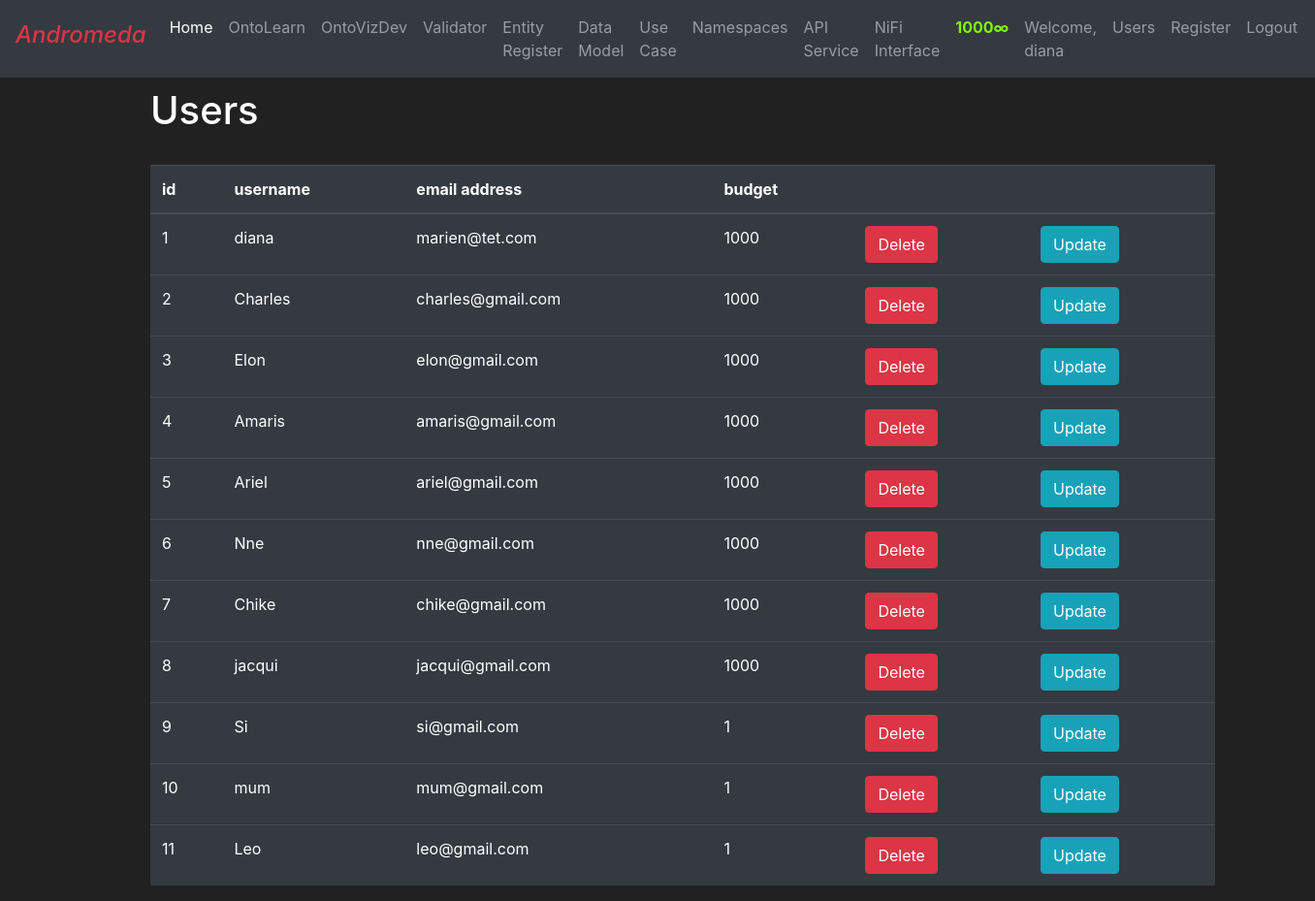
Page /users (signed in) on the earlier database version.
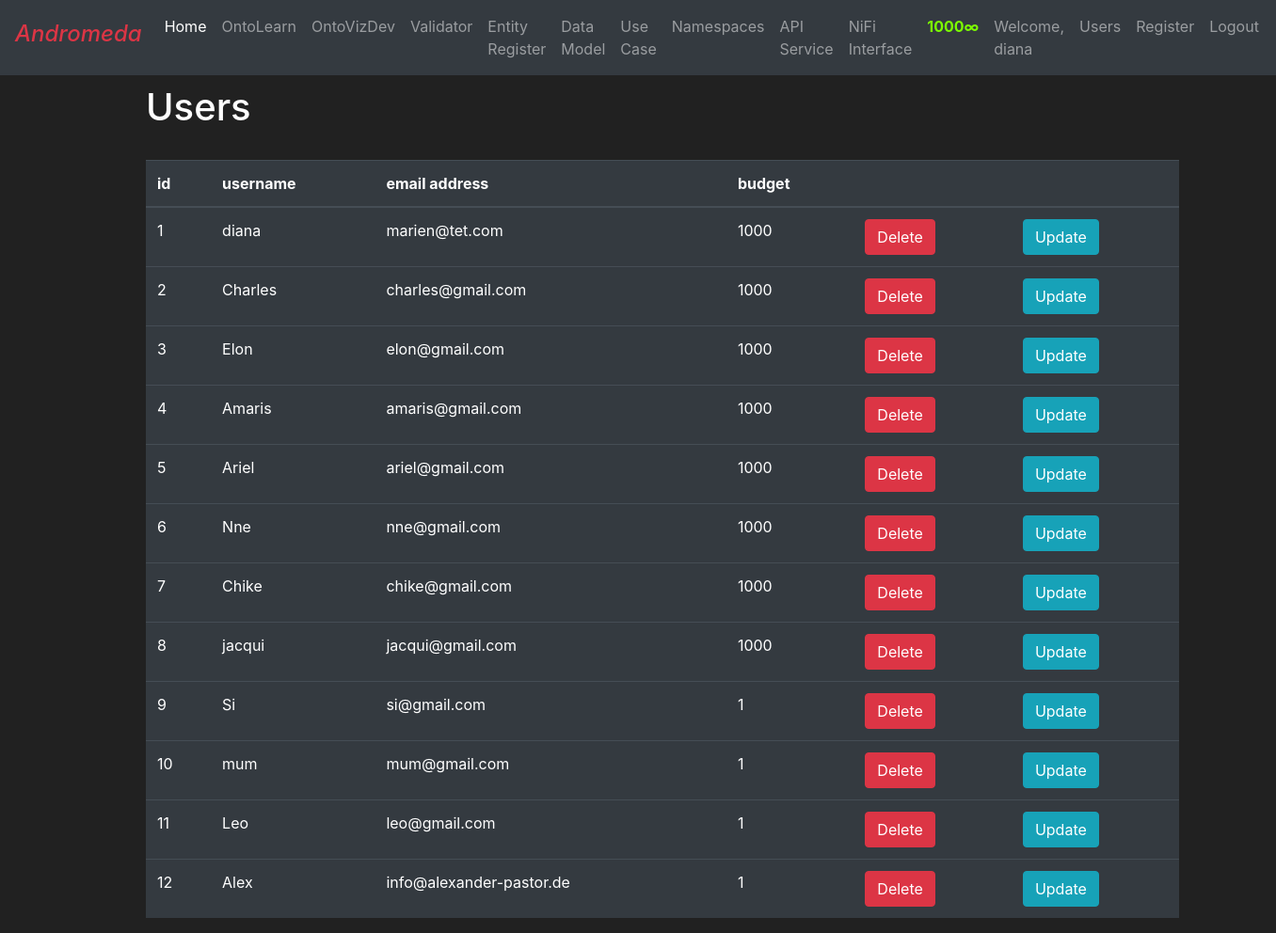
Same page on the later database version.
### ontoML/models.py (models this page shows, shortened)
class User(db.Model, UserMixin):
    id = db.Column(db.Integer(), primary_key=True)
    username = db.Column(db.String(length=30), nullable=False, unique=True)
    email_address = db.Column(db.String(length=50), nullable=False, unique=True)
    password_hash = db.Column(db.String(length=60), nullable=False)
    budget = db.Column(db.Integer(), nullable=False, default=1)
    items = db.relationship('Item', backref='owned_user', lazy=True)
    @property
    def password(self):
        return self.password
    @property
    def prettier_budget(self):
        if len(str(self.budget)) > 4:
            return f'{str(self.budget)[:-3]}, {str(self.budget)[-3:]}∞'
        else:
            return f"{self.budget}∞"

### ontoML/auth.py (the view)
@app.route("/users")
@login_required
def users_page():
    try:
        users = User.query.all()
        return render_template('users.html', users=users)
    except:
        flash('No user database table found!', category='danger')
        return redirect(url_for('userRegister_page'))

### ontoML/models.py (called while the page is built)
@loging_manager.user_loader
def load_user(user_id):
    return User.query.get(int(user_id))

### ontoML/templates/users.html (shortened to what this page needs)
{% extends 'base.html'%}
{% block content %}
<div class="row" style="margin-top:10px; margin-left:140px" >
    <div class="col-11">
      <div class="content">
        <h1>Users</h1>
        <br>
        <table class="table table-hover table-dark">
               <thead>
                   <tr>
                       <th scope="col">id</th>
                       <th scope="col">username</th>
                       <th scope="col">email address</th>
                       <th scope="col">budget</th>
                       <th scope="col"></th>
                       <th scope="col"></th>
                   </tr>
               </thead>
               <tbody>
                       {% for user in users %}
                           <tr>
                               <td>{{ user.id }}</td>
                               <td>{{ user.username }}</td>
                               <td>{{ user.email_address }}</td>
                               <td>{{ user.budget }}</td>
                               <td>
                                   <button class="btn btn-outline btn-danger">Delete</button>
                               </td>
                               <td>
                                   <button class="btn btn-outline btn-info">Update</button>
                               </td>
                           </tr>
                       {% endfor %}
               </tbody>
        </table>
      </div>
    </div>
</div>
{% endblock %}

### ontoML/templates/base.html (shortened to what this page needs)
<!doctype html>
<html lang="en">
   <head>
      <link rel="stylesheet" href="https://cdn.jsdelivr.net/npm/bootstrap@4.5.3/dist/css/bootstrap.min.css">
   </head>
   <body>
        <nav class="navbar navbar-expand-md navbar-dark bg-dark">
          <a class="navbar-brand text-danger font-italic" href="{{ url_for('home_page') }}"><h4>Andromeda</h4></a>
          <div class="collapse navbar-collapse" id="navbarNav">
            <ul class="navbar-nav mr-auto">
                <li class="nav-item active">
                    <a class="nav-link" href="{{ url_for('home_page') }}">Home <span class="sr-only">(current)</span></a>
                </li>
                 <li class="nav-item">
                    <a class="nav-link" href="{{ url_for('ontology_page') }}">OntoLearn</a>
                </li>
                 <li class="nav-item">
                    <a class="nav-link" href="{{ url_for('entityRegister_page') }}">OntoVizDev</a>
                </li>
                 <li class="nav-item">
                    <a class="nav-link" href="{{ url_for('sparqlquery_page') }}">Validator</a>
                </li>
                <li class="nav-item">
                    <a class="nav-link" href="{{ url_for('entityRegister_page') }}">Entity Register</a>
                </li>
                <li class="nav-item">
                    <a class="nav-link" href="{{ url_for('datamodel_page') }}">Data Model</a>
                </li>
                 <li class="nav-item">
                    <a class="nav-link" href="{{ url_for('use_case_page') }}">Use Case</a>
                </li>
                <li class="nav-item">
                    <a class="nav-link" href="{{ url_for('namespaces_page') }}">Namespaces</a>
                </li>
                <li class="nav-item">
                    <a class="nav-link" href="{{ url_for('api_page') }}">API Service</a>
                </li>
                 <li class="nav-item">
                    <a class="nav-link" href="{{ url_for('nifi_interface_page') }}">NiFi Interface</a>
                </li>
            </ul>
              {% if current_user.is_authenticated %}
                 <ul class="navbar-nav">
                     <li class="nav-item">
                         <a class="nav-link" style="color: lawngreen; font-weight: bold">
                             {{ current_user.prettier_budget }}
                         </a>
                     </li>
                     <li class="nav-item">
                         <a class="nav-link">Welcome, {{ current_user.username }}</a>
                     </li>
                      <li class="nav-item">
                         <a class="nav-link" href="{{ url_for('users_page')}}">Users</a>
                     </li>
                      <li class="nav-item">
                         <a class="nav-link" href="{{ url_for('userRegister_page') }}">Register</a>
                     </li>
                     <li class="nav-item">
                         <a class="nav-link" href="{{ url_for('logout_page') }}">Logout</a>
                     </li>
                 </ul>
              {% endif %}
          </div>
        </nav>
        {% block content %}
        {% endblock %}
   </body>
</html>

Differences in the rows shown:
added User: id "12", username "Alex", email_address "info@alexander-pastor.de", budget "1"
